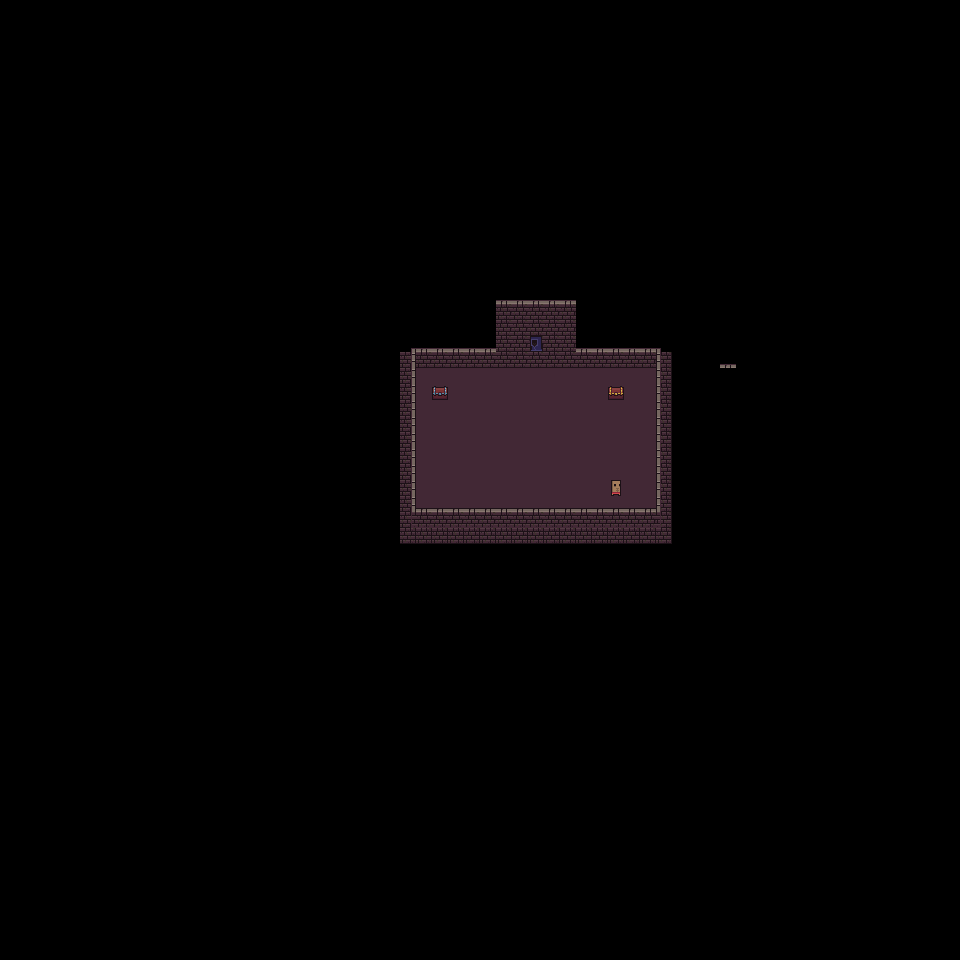

This is a level from a 2D game, rendered from its Tiled map with the project's own tilesets. A one-line summary and the map file follow, with tile-layer data summarised:
An orthogonal 60x60 tile map with 16x16 px tiles, 5 tile layers (invisible, wall-bg, building-bg, wall-fg, ...), 2 tilesets and 1 object (spawn).

<map version="1.2" tiledversion="2020.05.27" orientation="orthogonal" renderorder="right-down" width="60" height="60" tilewidth="16" tileheight="16" infinite="0" nextlayerid="7" nextobjectid="3">
 <properties>
  <property name="bg-layers" value="wall-bg building-bg invisible" />
  <property name="fg-layers" value="building-fg wall-fg" />
 </properties>
 <tileset firstgid="1" source="walls.tsx" />
 <tileset firstgid="257" source="buildings.tsx" />
 <layer id="4" name="invisible" width="60" height="60" locked="1">
  <data>[3600 cells, 61 non-empty, 2 distinct tile ids]</data>
 </layer>
 <layer id="1" name="wall-bg" width="60" height="60" locked="1">
  <data>[3600 cells, 195 non-empty, 3 distinct tile ids]</data>
 </layer>
 <layer id="3" name="building-bg" width="60" height="60" locked="1">
  <data>[3600 cells, 2 non-empty, 2 distinct tile ids]</data>
 </layer>
 <layer id="5" name="wall-fg" width="60" height="60" locked="1">
  <data>[3600 cells, 54 non-empty, 8 distinct tile ids]</data>
 </layer>
 <layer id="6" name="building-fg" width="60" height="60" locked="1">
  <data>[3600 cells, 2 non-empty, 2 distinct tile ids]</data>
 </layer>
 <objectgroup id="2" name="obj" locked="1">
  <object id="2" name="spawn" x="520.783" y="442.608">
   <point />
  </object>
 </objectgroup>
</map>
